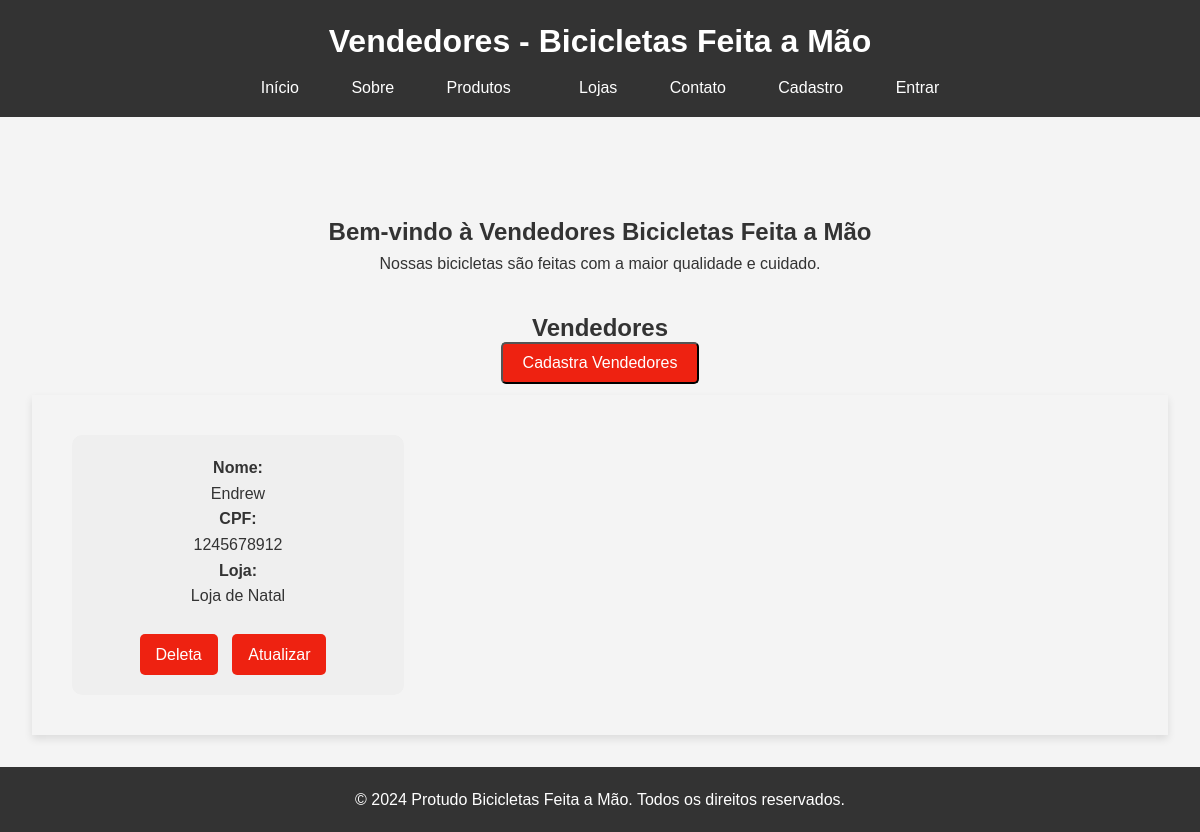
Page /vendedores/ on the committed database.
### bikcraft/models.py (models this page shows, shortened)
class Pessoas(models.Model):
    nome = models.CharField(max_length=100, verbose_name='Nome')
    cpf  = models.CharField(max_length=11, verbose_name='CPF')
    opcao_lojas = models.ForeignKey(Lojas, on_delete=models.CASCADE, verbose_name='Lojas')

class Lojas(models.Model):
    nome = models.CharField(max_length=30, verbose_name='Nome da Loja')
    produtos = models.ManyToManyField(Bike, verbose_name='Produtos')
    cnpj = models.CharField(max_length=25, verbose_name='CNPJ')
    detalhe = models.TextField(blank=True, null=True, verbose_name='Descrição')
    def __str__(self):
        return self.nome

### bikcraft/views.py (the view)
# urls.py: path('vendedores/', views.vendedores, name='pagina-vendedores'),
def vendedores(request):
    informacao_pessoas = Pessoas.objects.all()
    return render(request, 'vendedores.html', {'vendedores': informacao_pessoas})

### bikcraft/templates/vendedores.html (shortened to what this page needs)
{% load static %}
<!DOCTYPE html>
<html lang="pt-BR">
<head>
    <link rel="stylesheet" href="{% static "base/css/vendedores.css" %}">
</head>
<body>
    <header>
        <h1>Vendedores - Bicicletas Feita a Mão</h1>
        <nav>
            <ul>
                <li><a href='{% url "pagina-inicial" %}'>Início</a></li>
                <li><a href="{% url "pagina-sobre" %}">Sobre</a></li>
                <li><a href='{% url "pagina-produtos" %}'>Produtos</a><li>
                <li><a href='{% url "pagina-loja" %}'>Lojas</a></li>
                <li><a href="{% url "pagina-contados" %}">Contato</a></li>
                <li><a href='{% url "cadastra-usuario" %}'>Cadastro</a></li>
                {% if request.user.is_authenticated %}
                <li><a href='{% url "sair" %}'>Sair</a></li>
                {% else %}
                <li><a href='{% url "acessar" %}'>Entrar</a></li>
                {% endif %}
            </ul>
        </nav>
    </header>
    <main>
        <section id="home">
            <h2><center>Bem-vindo à Vendedores Bicicletas Feita a Mão</center></h2>
            <p><center>Nossas bicicletas são feitas com a maior qualidade e cuidado.</center></p>
        </section>
        <h2><center>Vendedores</center></h2>
        <div class="button-cadastra">
            <a href='{% url "cadastra-pessoas" %}'><button>Cadastra Vendedores</button></a>
        </div>
        <section id="products">
            {% for vendedor in vendedores %}
                <div class='product-card'>
                    <div class="button-container">
                        {% for vendedor in vendedores %}
                            <h4>Nome:</h4>
                            <p>{{vendedor.nome}}</p>
                            <h4>CPF:</h4>
                            <p>{{vendedor.cpf}}</p>
                            <h4>Loja:</h4>
                            <p>{{vendedor.opcao_lojas}}</p><br>
                        {% endfor %}
                        <a href='{% url "deleta-pessoas" vendedor.id %}'><button>Deleta</button></a>
                        <a id='atualizado' href='atualiza-vendedores'><button id='atualiza'>Atualizar</button></a>
                    </div>
                </div>
            {% endfor %}
        </section>
    </main>
    <footer>
        <p>&copy; 2024 Protudo Bicicletas Feita a Mão. Todos os direitos reservados.</p>
    </footer>
</body>
</html>

### templates/static/base/css/vendedores.css (style rules this page uses)
* { margin: 0; padding: 0; box-sizing: border-box; }
body { font-family: Arial, sans-serif; line-height: 1.6; background-color: #f4f4f4; color: #333; }
#home { text-align: center; margin: 4rem; }
header { background: #333; color: #fff; padding: 1rem 0; text-align: center; }
header h1 { margin-bottom: 0.5rem; }
nav ul { list-style: none; }
nav ul li { display: inline; margin: 0 0.5rem; }
nav ul li a { color: #fff; text-decoration: none; padding: 0.5rem 1rem; }
main { padding: 2rem; }
section#home { margin-bottom: 2rem; }
section#products { display: grid; grid-template-columns: repeat(3, 1fr); gap: 30px; padding: 40px; box-shadow: 0 4px 8px rgba(0, 0, 0, 0.1); }
.product-card { background: #efefef; grid-template-columns: 1fr; border-radius: 10px; padding: 20px 0px; justify-items: center; display: grid; }
h4 { text-align: center; }
p { text-align: center; }
.button-cadastra { display: flex; justify-content: center; align-items: center; height: 6vh; }
.button-cadastra button { padding: 10px 20px; font-size: 16px; cursor: pointer; background-color: #e21; color: #fff; border-radius: 5px; margin-bottom: 1rem; }
.button-container button { display: inline-block; margin-right: 10px; font-size: 16px; cursor: pointer; background: #e21; color: #fff; padding: 0.7rem 1.0rem; border: none; border-radius: 5px; }
footer { background: #333; color: #fff; text-align: center; padding: 20px 0; }
footer p { margin: 0; }

### rows in the picture
Pessoas: nome "Endrew", cpf "1245678912", opcao_lojas "Loja de Natal"
